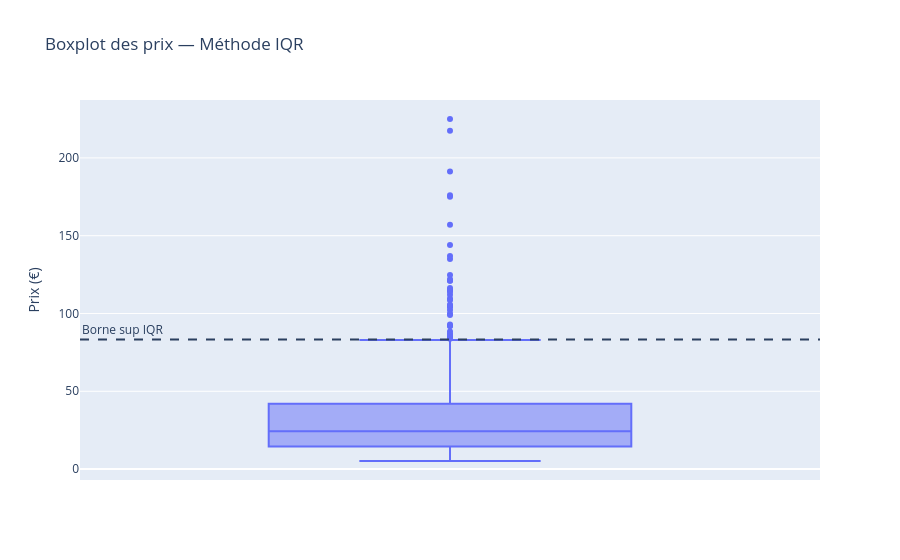

Write notebook code for a chart like this one.
### Code cell
fig = px.box(
    df_merge_web,
    y="price",
    title="Boxplot des prix — Méthode IQR",
    labels={"price": "Prix (€)"}
)

fig.add_hline(y=borne_sup, line_dash="dash", annotation_text="Borne sup IQR", annotation_position="top left")
fig.show()

### Figure 1 — Plotly figure (JSON) as saved in the notebook; plotly's stock layout.template omitted (floating-point values rounded to 4 significant figures; data arrays with more than 128 entries replaced by an {"elided": "..."} marker saying what was removed)
{"data": [{"alignmentgroup": "True", "hovertemplate": "Prix (€)=%{y}<extra></extra>", "legendgroup": "", "marker": {"color": "#636efa"}, "name": "", "notched": false, "offsetgroup": "", "orientation": "v", "showlegend": false, "type": "box", "x0": " ", "xaxis": "x", "y": {"elided": "825 float values"}, "y0": " ", "yaxis": "y"}], "layout": {"annotations": [{"showarrow": false, "text": "Borne sup IQR", "x": 0, "xanchor": "left", "xref": "x domain", "y": 83.25, "yanchor": "bottom", "yref": "y"}], "boxmode": "group", "legend": {"tracegroupgap": 0}, "shapes": [{"line": {"dash": "dash"}, "type": "line", "x0": 0, "x1": 1, "xref": "x domain", "y0": 83.25, "y1": 83.25, "yref": "y"}], "title": {"text": "Boxplot des prix — Méthode IQR"}, "xaxis": {"anchor": "y", "domain": [0, 1]}, "yaxis": {"anchor": "x", "domain": [0, 1], "title": {"text": "Prix (€)"}}}}
